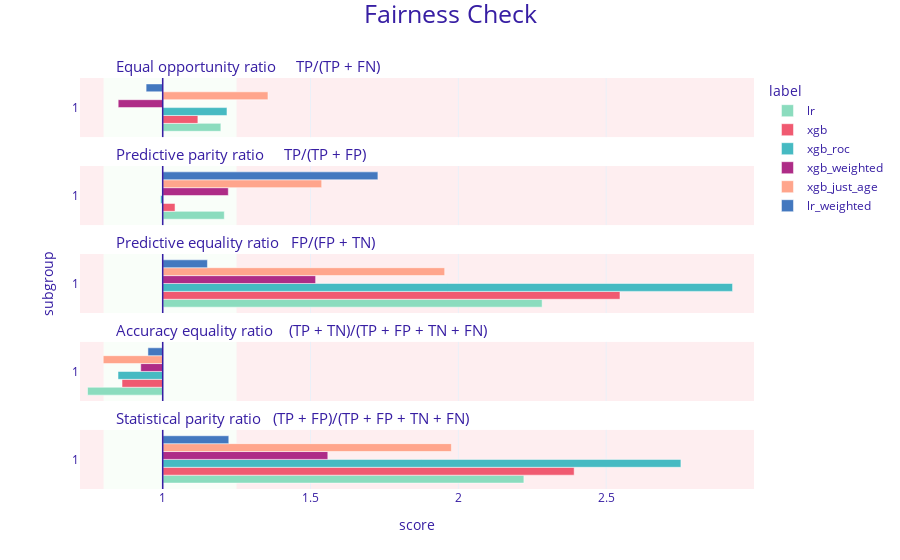

Notebook code for this chart:
### Markdown cell above
## Summary

### Code cell
fobject1 = exp_lr.model_fairness(protected=X_test.SEX, privileged=0, label="lr")
fobject2 = exp_xgb.model_fairness(protected=X_test.SEX, privileged=0, label="xgb")
fobject3 = exp_xgb2.model_fairness(protected=X_test.SEX, privileged=0, label="xgb_just_age")
fobject4 = exp_xgb_weighted.model_fairness(protected=X_test.SEX, privileged=0, label="xgb_weighted")
fobject5 = exp_roc.model_fairness(protected=X_test.SEX, privileged=0, label="xgb_roc")
fobject6 = exp_lr_weighted.model_fairness(protected=X_test.SEX, privileged=0, label="lr_weighted")

# plotting
fobject1.plot([fobject2, fobject5, fobject4, fobject3, fobject6])

### Figure 1 — Plotly figure (JSON) as saved in the notebook; plotly's stock layout.template omitted (floating-point values rounded to 4 significant figures)
{"data": [{"alignmentgroup": "True", "customdata": [["1", 1.197, "lr"]], "hovertemplate": "<b>%{customdata[2]}</b><br>Subgroup: %{customdata[0]}<br>Score: %{customdata[1]}<br><extra></extra>", "legendgroup": "lr", "marker": {"color": "#8bdcbe", "pattern": {"shape": ""}}, "name": "lr", "offsetgroup": "lr", "orientation": "h", "showlegend": true, "textposition": "auto", "type": "bar", "x": [0.1967], "xaxis": "x5", "y": [0.5], "yaxis": "y5"}, {"alignmentgroup": "True", "customdata": [["1", 1.208, "lr"]], "hovertemplate": "<b>%{customdata[2]}</b><br>Subgroup: %{customdata[0]}<br>Score: %{customdata[1]}<br><extra></extra>", "legendgroup": "lr", "marker": {"color": "#8bdcbe", "pattern": {"shape": ""}}, "name": "lr", "offsetgroup": "lr", "orientation": "h", "showlegend": false, "textposition": "auto", "type": "bar", "x": [0.2083], "xaxis": "x4", "y": [0.5], "yaxis": "y4"}, {"alignmentgroup": "True", "customdata": [["1", 2.283, "lr"]], "hovertemplate": "<b>%{customdata[2]}</b><br>Subgroup: %{customdata[0]}<br>Score: %{customdata[1]}<br><extra></extra>", "legendgroup": "lr", "marker": {"color": "#8bdcbe", "pattern": {"shape": ""}}, "name": "lr", "offsetgroup": "lr", "orientation": "h", "showlegend": false, "textposition": "auto", "type": "bar", "x": [1.283], "xaxis": "x3", "y": [0.5], "yaxis": "y3"}, {"alignmentgroup": "True", "customdata": [["1", 0.746, "lr"]], "hovertemplate": "<b>%{customdata[2]}</b><br>Subgroup: %{customdata[0]}<br>Score: %{customdata[1]}<br><extra></extra>", "legendgroup": "lr", "marker": {"color": "#8bdcbe", "pattern": {"shape": ""}}, "name": "lr", "offsetgroup": "lr", "orientation": "h", "showlegend": false, "textposition": "auto", "type": "bar", "x": [-0.2543], "xaxis": "x2", "y": [0.5], "yaxis": "y2"}, {"alignmentgroup": "True", "customdata": [["1", 2.222, "lr"]], "hovertemplate": "<b>%{customdata[2]}</b><br>Subgroup: %{customdata[0]}<br>Score: %{customdata[1]}<br><extra></extra>", "legendgroup": "lr", "marker": {"color": "#8bdcbe", "pattern": {"shape": ""}}, "name": "lr", "offsetgroup": "lr", "orientation": "h", "showlegend": false, "textposition": "auto", "type": "bar", "x": [1.222], "xaxis": "x", "y": [0.5], "yaxis": "y"}, {"alignmentgroup": "True", "customdata": [["1", 1.119, "xgb"]], "hovertemplate": "<b>%{customdata[2]}</b><br>Subgroup: %{customdata[0]}<br>Score: %{customdata[1]}<br><extra></extra>", "legendgroup": "xgb", "marker": {"color": "#f05a71", "pattern": {"shape": ""}}, "name": "xgb", "offsetgroup": "xgb", "orientation": "h", "showlegend": true, "textposition": "auto", "type": "bar", "x": [0.119], "xaxis": "x5", "y": [0.5], "yaxis": "y5"}, {"alignmentgroup": "True", "customdata": [["1", 1.042, "xgb"]], "hovertemplate": "<b>%{customdata[2]}</b><br>Subgroup: %{customdata[0]}<br>Score: %{customdata[1]}<br><extra></extra>", "legendgroup": "xgb", "marker": {"color": "#f05a71", "pattern": {"shape": ""}}, "name": "xgb", "offsetgroup": "xgb", "orientation": "h", "showlegend": false, "textposition": "auto", "type": "bar", "x": [0.04167], "xaxis": "x4", "y": [0.5], "yaxis": "y4"}, {"alignmentgroup": "True", "customdata": [["1", 2.547, "xgb"]], "hovertemplate": "<b>%{customdata[2]}</b><br>Subgroup: %{customdata[0]}<br>Score: %{customdata[1]}<br><extra></extra>", "legendgroup": "xgb", "marker": {"color": "#f05a71", "pattern": {"shape": ""}}, "name": "xgb", "offsetgroup": "xgb", "orientation": "h", "showlegend": false, "textposition": "auto", "type": "bar", "x": [1.547], "xaxis": "x3", "y": [0.5], "yaxis": "y3"}, {"alignmentgroup": "True", "customdata": [["1", 0.862, "xgb"]], "hovertemplate": "<b>%{customdata[2]}</b><br>Subgroup: %{customdata[0]}<br>Score: %{customdata[1]}<br><extra></extra>", "legendgroup": "xgb", "marker": {"color": "#f05a71", "pattern": {"shape": ""}}, "name": "xgb", "offsetgroup": "xgb", "orientation": "h", "showlegend": false, "textposition": "auto", "type": "bar", "x": [-0.1376], "xaxis": "x2", "y": [0.5], "yaxis": "y2"}, {"alignmentgroup": "True", "customdata": [["1", 2.392, "xgb"]], "hovertemplate": "<b>%{customdata[2]}</b><br>Subgroup: %{customdata[0]}<br>Score: %{customdata[1]}<br><extra></extra>", "legendgroup": "xgb", "marker": {"color": "#f05a71", "pattern": {"shape": ""}}, "name": "xgb", "offsetgroup": "xgb", "orientation": "h", "showlegend": false, "textposition": "auto", "type": "bar", "x": [1.392], "xaxis": "x", "y": [0.5], "yaxis": "y"}, {"alignmentgroup": "True", "customdata": [["1", 1.217, "xgb_roc"]], "hovertemplate": "<b>%{customdata[2]}</b><br>Subgroup: %{customdata[0]}<br>Score: %{customdata[1]}<br><extra></extra>", "legendgroup": "xgb_roc", "marker": {"color": "#46bac2", "pattern": {"shape": ""}}, "name": "xgb_roc", "offsetgroup": "xgb_roc", "orientation": "h", "showlegend": true, "textposition": "auto", "type": "bar", "x": [0.2174], "xaxis": "x5", "y": [0.5], "yaxis": "y5"}, {"alignmentgroup": "True", "customdata": [["1", 0.993, "xgb_roc"]], "hovertemplate": "<b>%{customdata[2]}</b><br>Subgroup: %{customdata[0]}<br>Score: %{customdata[1]}<br><extra></extra>", "legendgroup": "xgb_roc", "marker": {"color": "#46bac2", "pattern": {"shape": ""}}, "name": "xgb_roc", "offsetgroup": "xgb_roc", "orientation": "h", "showlegend": false, "textposition": "auto", "type": "bar", "x": [-0.007299], "xaxis": "x4", "y": [0.5], "yaxis": "y4"}, {"alignmentgroup": "True", "customdata": [["1", 2.928, "xgb_roc"]], "hovertemplate": "<b>%{customdata[2]}</b><br>Subgroup: %{customdata[0]}<br>Score: %{customdata[1]}<br><extra></extra>", "legendgroup": "xgb_roc", "marker": {"color": "#46bac2", "pattern": {"shape": ""}}, "name": "xgb_roc", "offsetgroup": "xgb_roc", "orientation": "h", "showlegend": false, "textposition": "auto", "type": "bar", "x": [1.928], "xaxis": "x3", "y": [0.5], "yaxis": "y3"}, {"alignmentgroup": "True", "customdata": [["1", 0.849, "xgb_roc"]], "hovertemplate": "<b>%{customdata[2]}</b><br>Subgroup: %{customdata[0]}<br>Score: %{customdata[1]}<br><extra></extra>", "legendgroup": "xgb_roc", "marker": {"color": "#46bac2", "pattern": {"shape": ""}}, "name": "xgb_roc", "offsetgroup": "xgb_roc", "orientation": "h", "showlegend": false, "textposition": "auto", "type": "bar", "x": [-0.1512], "xaxis": "x2", "y": [0.5], "yaxis": "y2"}, {"alignmentgroup": "True", "customdata": [["1", 2.753, "xgb_roc"]], "hovertemplate": "<b>%{customdata[2]}</b><br>Subgroup: %{customdata[0]}<br>Score: %{customdata[1]}<br><extra></extra>", "legendgroup": "xgb_roc", "marker": {"color": "#46bac2", "pattern": {"shape": ""}}, "name": "xgb_roc", "offsetgroup": "xgb_roc", "orientation": "h", "showlegend": false, "textposition": "auto", "type": "bar", "x": [1.753], "xaxis": "x", "y": [0.5], "yaxis": "y"}, {"alignmentgroup": "True", "customdata": [["1", 0.849, "xgb_weighted"]], "hovertemplate": "<b>%{customdata[2]}</b><br>Subgroup: %{customdata[0]}<br>Score: %{customdata[1]}<br><extra></extra>", "legendgroup": "xgb_weighted", "marker": {"color": "#ae2c87", "pattern": {"shape": ""}}, "name": "xgb_weighted", "offsetgroup": "xgb_weighted", "orientation": "h", "showlegend": true, "textposition": "auto", "type": "bar", "x": [-0.1506], "xaxis": "x5", "y": [0.5], "yaxis": "y5"}, {"alignmentgroup": "True", "customdata": [["1", 1.222, "xgb_weighted"]], "hovertemplate": "<b>%{customdata[2]}</b><br>Subgroup: %{customdata[0]}<br>Score: %{customdata[1]}<br><extra></extra>", "legendgroup": "xgb_weighted", "marker": {"color": "#ae2c87", "pattern": {"shape": ""}}, "name": "xgb_weighted", "offsetgroup": "xgb_weighted", "orientation": "h", "showlegend": false, "textposition": "auto", "type": "bar", "x": [0.2218], "xaxis": "x4", "y": [0.5], "yaxis": "y4"}, {"alignmentgroup": "True", "customdata": [["1", 1.517, "xgb_weighted"]], "hovertemplate": "<b>%{customdata[2]}</b><br>Subgroup: %{customdata[0]}<br>Score: %{customdata[1]}<br><extra></extra>", "legendgroup": "xgb_weighted", "marker": {"color": "#ae2c87", "pattern": {"shape": ""}}, "name": "xgb_weighted", "offsetgroup": "xgb_weighted", "orientation": "h", "showlegend": false, "textposition": "auto", "type": "bar", "x": [0.5172], "xaxis": "x3", "y": [0.5], "yaxis": "y3"}, {"alignmentgroup": "True", "customdata": [["1", 0.926, "xgb_weighted"]], "hovertemplate": "<b>%{customdata[2]}</b><br>Subgroup: %{customdata[0]}<br>Score: %{customdata[1]}<br><extra></extra>", "legendgroup": "xgb_weighted", "marker": {"color": "#ae2c87", "pattern": {"shape": ""}}, "name": "xgb_weighted", "offsetgroup": "xgb_weighted", "orientation": "h", "showlegend": false, "textposition": "auto", "type": "bar", "x": [-0.07432], "xaxis": "x2", "y": [0.5], "yaxis": "y2"}, {"alignmentgroup": "True", "customdata": [["1", 1.558, "xgb_weighted"]], "hovertemplate": "<b>%{customdata[2]}</b><br>Subgroup: %{customdata[0]}<br>Score: %{customdata[1]}<br><extra></extra>", "legendgroup": "xgb_weighted", "marker": {"color": "#ae2c87", "pattern": {"shape": ""}}, "name": "xgb_weighted", "offsetgroup": "xgb_weighted", "orientation": "h", "showlegend": false, "textposition": "auto", "type": "bar", "x": [0.5584], "xaxis": "x", "y": [0.5], "yaxis": "y"}, {"alignmentgroup": "True", "customdata": [["1", 1.356, "xgb_just_age"]], "hovertemplate": "<b>%{customdata[2]}</b><br>Subgroup: %{customdata[0]}<br>Score: %{customdata[1]}<br><extra></extra>", "legendgroup": "xgb_just_age", "marker": {"color": "#ffa58c", "pattern": {"shape": ""}}, "name": "xgb_just_age", "offsetgroup": "xgb_just_age", "orientation": "h", "showlegend": true, "textposition": "auto", "type": "bar", "x": [0.3561], "xaxis": "x5", "y": [0.5], "yaxis": "y5"}, {"alignmentgroup": "True", "customdata": [["1", 1.538, "xgb_just_age"]], "hovertemplate": "<b>%{customdata[2]}</b><br>Subgroup: %{customdata[0]}<br>Score: %{customdata[1]}<br><extra></extra>", "legendgroup": "xgb_just_age", "marker": {"color": "#ffa58c", "pattern": {"shape": ""}}, "name": "xgb_just_age", "offsetgroup": "xgb_just_age", "orientation": "h", "showlegend": false, "textposition": "auto", "type": "bar", "x": [0.5379], "xaxis": "x4", "y": [0.5], "yaxis": "y4"}, {"alignmentgroup": "True", "customdata": [["1", 1.954, "xgb_just_age"]], "hovertemplate": "<b>%{customdata[2]}</b><br>Subgroup: %{customdata[0]}<br>Score: %{customdata[1]}<br><extra></extra>", "legendgroup": "xgb_just_age", "marker": {"color": "#ffa58c", "pattern": {"shape": ""}}, "name": "xgb_just_age", "offsetgroup": "xgb_just_age", "orientation": "h", "showlegend": false, "textposition": "auto", "type": "bar", "x": [0.9538], "xaxis": "x3", "y": [0.5], "yaxis": "y3"}, {"alignmentgroup": "True", "customdata": [["1", 0.799, "xgb_just_age"]], "hovertemplate": "<b>%{customdata[2]}</b><br>Subgroup: %{customdata[0]}<br>Score: %{customdata[1]}<br><extra></extra>", "legendgroup": "xgb_just_age", "marker": {"color": "#ffa58c", "pattern": {"shape": ""}}, "name": "xgb_just_age", "offsetgroup": "xgb_just_age", "orientation": "h", "showlegend": false, "textposition": "auto", "type": "bar", "x": [-0.2013], "xaxis": "x2", "y": [0.5], "yaxis": "y2"}, {"alignmentgroup": "True", "customdata": [["1", 1.977, "xgb_just_age"]], "hovertemplate": "<b>%{customdata[2]}</b><br>Subgroup: %{customdata[0]}<br>Score: %{customdata[1]}<br><extra></extra>", "legendgroup": "xgb_just_age", "marker": {"color": "#ffa58c", "pattern": {"shape": ""}}, "name": "xgb_just_age", "offsetgroup": "xgb_just_age", "orientation": "h", "showlegend": false, "textposition": "auto", "type": "bar", "x": [0.9765], "xaxis": "x", "y": [0.5], "yaxis": "y"}, {"alignmentgroup": "True", "customdata": [["1", 0.944, "lr_weighted"]], "hovertemplate": "<b>%{customdata[2]}</b><br>Subgroup: %{customdata[0]}<br>Score: %{customdata[1]}<br><extra></extra>", "legendgroup": "lr_weighted", "marker": {"color": "#4378bf", "pattern": {"shape": ""}}, "name": "lr_weighted", "offsetgroup": "lr_weighted", "orientation": "h", "showlegend": true, "textposition": "auto", "type": "bar", "x": [-0.05616], "xaxis": "x5", "y": [0.5], "yaxis": "y5"}, {"alignmentgroup": "True", "customdata": [["1", 1.728, "lr_weighted"]], "hovertemplate": "<b>%{customdata[2]}</b><br>Subgroup: %{customdata[0]}<br>Score: %{customdata[1]}<br><extra></extra>", "legendgroup": "lr_weighted", "marker": {"color": "#4378bf", "pattern": {"shape": ""}}, "name": "lr_weighted", "offsetgroup": "lr_weighted", "orientation": "h", "showlegend": false, "textposition": "auto", "type": "bar", "x": [0.7279], "xaxis": "x4", "y": [0.5], "yaxis": "y4"}, {"alignmentgroup": "True", "customdata": [["1", 1.151, "lr_weighted"]], "hovertemplate": "<b>%{customdata[2]}</b><br>Subgroup: %{customdata[0]}<br>Score: %{customdata[1]}<br><extra></extra>", "legendgroup": "lr_weighted", "marker": {"color": "#4378bf", "pattern": {"shape": ""}}, "name": "lr_weighted", "offsetgroup": "lr_weighted", "orientation": "h", "showlegend": false, "textposition": "auto", "type": "bar", "x": [0.1513], "xaxis": "x3", "y": [0.5], "yaxis": "y3"}, {"alignmentgroup": "True", "customdata": [["1", 0.95, "lr_weighted"]], "hovertemplate": "<b>%{customdata[2]}</b><br>Subgroup: %{customdata[0]}<br>Score: %{customdata[1]}<br><extra></extra>", "legendgroup": "lr_weighted", "marker": {"color": "#4378bf", "pattern": {"shape": ""}}, "name": "lr_weighted", "offsetgroup": "lr_weighted", "orientation": "h", "showlegend": false, "textposition": "auto", "type": "bar", "x": [-0.05], "xaxis": "x2", "y": [0.5], "yaxis": "y2"}, {"alignmentgroup": "True", "customdata": [["1", 1.223, "lr_weighted"]], "hovertemplate": "<b>%{customdata[2]}</b><br>Subgroup: %{customdata[0]}<br>Score: %{customdata[1]}<br><extra></extra>", "legendgroup": "lr_weighted", "marker": {"color": "#4378bf", "pattern": {"shape": ""}}, "name": "lr_weighted", "offsetgroup": "lr_weighted", "orientation": "h", "showlegend": false, "textposition": "auto", "type": "bar", "x": [0.2235], "xaxis": "x", "y": [0.5], "yaxis": "y"}], "layout": {"annotations": [{"font": {"size": 15}, "showarrow": false, "text": "Statistical parity ratio   (TP + FP)/(TP + FP + TN + FN)", "x": 0.05, "xanchor": "left", "xref": "paper", "y": 0.144, "yanchor": "bottom", "yref": "paper"}, {"font": {"size": 15}, "showarrow": false, "text": "Accuracy equality ratio    (TP + TN)/(TP + FP + TN + FN)", "x": 0.05, "xanchor": "left", "xref": "paper", "y": 0.358, "yanchor": "bottom", "yref": "paper"}, {"font": {"size": 15}, "showarrow": false, "text": "Predictive equality ratio   FP/(FP + TN)", "x": 0.05, "xanchor": "left", "xref": "paper", "y": 0.572, "yanchor": "bottom", "yref": "paper"}, {"font": {"size": 15}, "showarrow": false, "text": "Predictive parity ratio     TP/(TP + FP)", "x": 0.05, "xanchor": "left", "xref": "paper", "y": 0.786, "yanchor": "bottom", "yref": "paper"}, {"font": {"size": 15}, "showarrow": false, "text": "Equal opportunity ratio     TP/(TP + FN)", "x": 0.05, "xanchor": "left", "xref": "paper", "y": 1, "yanchor": "bottom", "yref": "paper"}], "barmode": "group", "font": {"color": "#371ea3"}, "legend": {"title": {"text": "label"}, "tracegroupgap": 0}, "margin": {"b": 71, "r": 30, "t": 78}, "shapes": [{"fillcolor": "#f05a71", "layer": "below", "line": {"width": 0}, "opacity": 0.1, "type": "rect", "x0": 0.25, "x1": 2, "xref": "x", "y0": 0, "y1": 1, "yref": "y"}, {"fillcolor": "#f05a71", "layer": "below", "line": {"width": 0}, "opacity": 0.1, "type": "rect", "x0": -0.2798, "x1": -0.2, "xref": "x", "y0": 0, "y1": 1, "yref": "y"}, {"fillcolor": "#c7f5bf", "layer": "below", "line": {"width": 0}, "opacity": 0.1, "type": "rect", "x0": -0.2, "x1": 0.25, "xref": "x", "y0": 0, "y1": 1, "yref": "y"}, {"line": {"color": "#371ea3", "width": 1.5}, "type": "line", "x0": 0, "x1": 0, "xref": "x", "y0": 0, "y1": 1, "yref": "y"}, {"fillcolor": "#f05a71", "layer": "below", "line": {"width": 0}, "opacity": 0.1, "type": "rect", "x0": 0.25, "x1": 2, "xref": "x", "y0": 0, "y1": 1, "yref": "y2"}, {"fillcolor": "#f05a71", "layer": "below", "line": {"width": 0}, "opacity": 0.1, "type": "rect", "x0": -0.2798, "x1": -0.2, "xref": "x", "y0": 0, "y1": 1, "yref": "y2"}, {"fillcolor": "#c7f5bf", "layer": "below", "line": {"width": 0}, "opacity": 0.1, "type": "rect", "x0": -0.2, "x1": 0.25, "xref": "x", "y0": 0, "y1": 1, "yref": "y2"}, {"line": {"color": "#371ea3", "width": 1.5}, "type": "line", "x0": 0, "x1": 0, "xref": "x", "y0": 0, "y1": 1, "yref": "y2"}, {"fillcolor": "#f05a71", "layer": "below", "line": {"width": 0}, "opacity": 0.1, "type": "rect", "x0": 0.25, "x1": 2, "xref": "x", "y0": 0, "y1": 1, "yref": "y3"}, {"fillcolor": "#f05a71", "layer": "below", "line": {"width": 0}, "opacity": 0.1, "type": "rect", "x0": -0.2798, "x1": -0.2, "xref": "x", "y0": 0, "y1": 1, "yref": "y3"}, {"fillcolor": "#c7f5bf", "layer": "below", "line": {"width": 0}, "opacity": 0.1, "type": "rect", "x0": -0.2, "x1": 0.25, "xref": "x", "y0": 0, "y1": 1, "yref": "y3"}, {"line": {"color": "#371ea3", "width": 1.5}, "type": "line", "x0": 0, "x1": 0, "xref": "x", "y0": 0, "y1": 1, "yref": "y3"}, {"fillcolor": "#f05a71", "layer": "below", "line": {"width": 0}, "opacity": 0.1, "type": "rect", "x0": 0.25, "x1": 2, "xref": "x", "y0": 0, "y1": 1, "yref": "y4"}, {"fillcolor": "#f05a71", "layer": "below", "line": {"width": 0}, "opacity": 0.1, "type": "rect", "x0": -0.2798, "x1": -0.2, "xref": "x", "y0": 0, "y1": 1, "yref": "y4"}, {"fillcolor": "#c7f5bf", "layer": "below", "line": {"width": 0}, "opacity": 0.1, "type": "rect", "x0": -0.2, "x1": 0.25, "xref": "x", "y0": 0, "y1": 1, "yref": "y4"}, {"line": {"color": "#371ea3", "width": 1.5}, "type": "line", "x0": 0, "x1": 0, "xref": "x", "y0": 0, "y1": 1, "yref": "y4"}, {"fillcolor": "#f05a71", "layer": "below", "line": {"width": 0}, "opacity": 0.1, "type": "rect", "x0": 0.25, "x1": 2, "xref": "x", "y0": 0, "y1": 1, "yref": "y5"}, {"fillcolor": "#f05a71", "layer": "below", "line": {"width": 0}, "opacity": 0.1, "type": "rect", "x0": -0.2798, "x1": -0.2, "xref": "x", "y0": 0, "y1": 1, "yref": "y5"}, {"fillcolor": "#c7f5bf", "layer": "below", "line": {"width": 0}, "opacity": 0.1, "type": "rect", "x0": -0.2, "x1": 0.25, "xref": "x", "y0": 0, "y1": 1, "yref": "y5"}, {"line": {"color": "#371ea3", "width": 1.5}, "type": "line", "x0": 0, "x1": 0, "xref": "x", "y0": 0, "y1": 1, "yref": "y5"}], "title": {"font": {"size": 25}, "text": "Fairness Check", "x": 0.5, "y": 0.99}, "xaxis": {"anchor": "y", "domain": [0, 1], "range": [-0.2798, 2], "ticktext": [0.5, 1, 1.5, 2, 2.5, 1], "tickvals": [-0.5, 0, 0.5, 1, 1.5, 0], "title": {"text": "score"}}, "xaxis2": {"anchor": "y2", "domain": [0, 1], "matches": "x", "range": [-0.2798, 2], "showticklabels": false, "ticktext": [0.5, 1, 1.5, 2, 2.5, 1], "tickvals": [-0.5, 0, 0.5, 1, 1.5, 0]}, "xaxis3": {"anchor": "y3", "domain": [0, 1], "matches": "x", "range": [-0.2798, 2], "showticklabels": false, "ticktext": [0.5, 1, 1.5, 2, 2.5, 1], "tickvals": [-0.5, 0, 0.5, 1, 1.5, 0]}, "xaxis4": {"anchor": "y4", "domain": [0, 1], "matches": "x", "range": [-0.2798, 2], "showticklabels": false, "ticktext": [0.5, 1, 1.5, 2, 2.5, 1], "tickvals": [-0.5, 0, 0.5, 1, 1.5, 0]}, "xaxis5": {"anchor": "y5", "domain": [0, 1], "matches": "x", "range": [-0.2798, 2], "showticklabels": false, "ticktext": [0.5, 1, 1.5, 2, 2.5, 1], "tickvals": [-0.5, 0, 0.5, 1, 1.5, 0]}, "yaxis": {"anchor": "x", "domain": [0, 0.144], "range": [0, 1], "showgrid": false, "ticktext": ["1"], "tickvals": [0.5], "title": {"text": ""}, "zeroline": false}, "yaxis2": {"anchor": "x2", "domain": [0.214, 0.358], "matches": "y", "range": [0, 1], "showgrid": false, "ticktext": ["1"], "tickvals": [0.5], "title": {"text": ""}, "zeroline": false}, "yaxis3": {"anchor": "x3", "domain": [0.428, 0.572], "matches": "y", "range": [0, 1], "showgrid": false, "ticktext": ["1"], "tickvals": [0.5], "title": {"text": "subgroup"}, "zeroline": false}, "yaxis4": {"anchor": "x4", "domain": [0.642, 0.786], "matches": "y", "range": [0, 1], "showgrid": false, "ticktext": ["1"], "tickvals": [0.5], "title": {"text": ""}, "zeroline": false}, "yaxis5": {"anchor": "x5", "domain": [0.856, 1], "matches": "y", "range": [0, 1], "showgrid": false, "ticktext": ["1"], "tickvals": [0.5], "title": {"text": ""}, "zeroline": false}}}
